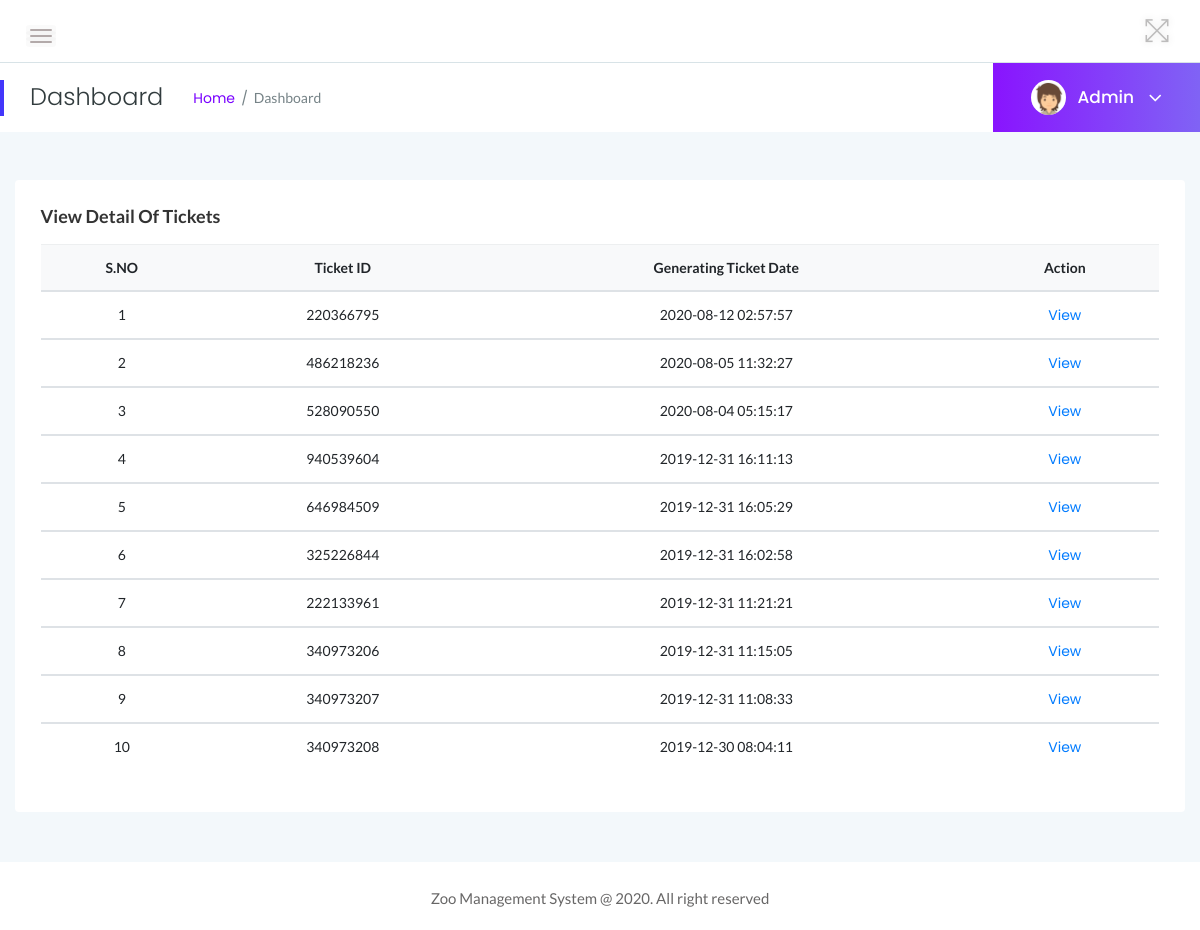
Screenshot of /zms/admin/manage-normal-ticket.php (signed in) with the database file from the repository.
### tables this page shows
CREATE TABLE `tblticindian` (
  `ID` int(10) NOT NULL,
  `TicketID` varchar(100) NOT NULL,
  `NoAdult` int(10) DEFAULT NULL,
  `NoChildren` int(10) DEFAULT NULL,
  `AdultUnitprice` varchar(50) DEFAULT NULL,
  `ChildUnitprice` varchar(50) DEFAULT NULL,
  `PostingDate` timestamp NULL DEFAULT current_timestamp()
);

### zms/admin/manage-normal-ticket.php (the view, shortened to what this page needs)
<?php
include('includes/dbconnection.php');
if (strlen($_SESSION['zmsaid']==0)) {
  header('location:logout.php');
  } else{
?>
<!doctype html>
<html class="no-js" lang="en">
<head>
    <link rel="stylesheet" href="assets/css/bootstrap.min.css">
    <link rel="stylesheet" href="assets/css/font-awesome.min.css">
    <link rel="stylesheet" href="assets/css/themify-icons.css">
    <link rel="stylesheet" href="assets/css/metisMenu.css">
    <link rel="stylesheet" href="assets/css/owl.carousel.min.css">
    <link rel="stylesheet" href="assets/css/slicknav.min.css">
    <link rel="stylesheet" href="https://www.amcharts.com/lib/3/plugins/export/export.css" type="text/css" media="all" />
    <link rel="stylesheet" type="text/css" href="https://cdn.datatables.net/1.10.19/css/jquery.dataTables.css">
    <link rel="stylesheet" type="text/css" href="https://cdn.datatables.net/1.10.18/css/dataTables.bootstrap4.min.css">
    <link rel="stylesheet" type="text/css" href="https://cdn.datatables.net/responsive/2.2.3/css/responsive.bootstrap.min.css">
    <link rel="stylesheet" type="text/css" href="https://cdn.datatables.net/responsive/2.2.3/css/responsive.jqueryui.min.css">
    <link rel="stylesheet" href="assets/css/typography.css">
    <link rel="stylesheet" href="assets/css/default-css.css">
    <link rel="stylesheet" href="assets/css/styles.css">
    <link rel="stylesheet" href="assets/css/responsive.css">
</head>
<body>
    <div class="page-container">
        <div class="main-content">
          <?php include_once('includes/header.php');?>
            <?php include_once('includes/pagetitle.php');?>
            <div class="main-content-inner">
                <div class="row">
                    <div class="col-12 mt-5">
                        <div class="card">
                            <div class="card-body">
                                <h4 class="header-title">View Detail of Tickets</h4>
                                <div class="data-tables">
                <table class="table text-center">
                                        <thead class="bg-light text-capitalize">
                                            <tr>
                                                <th>S.NO</th>
                                                <th>Ticket ID</th>
                                                <th>Generating Ticket Date</th>
                                                <th>Action</th>
                                            </tr>
                                        </thead>
                                        <?php
$ret=mysqli_query($con,"select * from tblticindian order by ID desc");
$cnt=1;
while ($row=mysqli_fetch_array($ret)) {
?>
                                        <tbody>
          <tr data-expanded="true">
            <td><?php echo $cnt;?></td>
                  <td><?php  echo $row['TicketID'];?></td>
                  <td><?php  echo $row['PostingDate'];?></td>
                  <td><a href="view-normal-ticket.php?viewid=<?php echo $row['ID'];?>">View</a>
                </tr>
                <?php
$cnt=$cnt+1;
}?>
 </tbody>
                                    </table>
                                </div>
                            </div>
                        </div>
                    </div>
                </div>
            </div>
        </div>
        <?php include_once('includes/footer.php');?>
    </div>
</body>
</html>
<?php }  ?>

### zms/admin/includes/pagetitle.php (shortened to what this page needs)
<?php
include('includes/dbconnection.php');
?>
<div class="page-title-area">
                <div class="row align-items-center">
                    <div class="col-sm-6">
                        <div class="breadcrumbs-area clearfix">
                            <h4 class="page-title pull-left">Dashboard</h4>
                            <ul class="breadcrumbs pull-left">
                                <li><a href="dashboard.php">Home</a></li>
                                <li><span>Dashboard</span></li>
                            </ul>
                        </div>
                    </div>
                    <div class="col-sm-6 clearfix">
                        <div class="user-profile pull-right">
                            <img class="avatar user-thumb" src="assets/images/author/avatar.png" alt="avatar">
                            <?php
$adid=$_SESSION['zmsaid'];
$ret=mysqli_query($con,"select AdminName from tbladmin where ID='$adid'");
$row=mysqli_fetch_array($ret);
$name=$row['AdminName'];
?>
                            <h4 class="user-name dropdown-toggle" data-toggle="dropdown"><?php echo $name; ?> <i class="fa fa-angle-down"></i></h4>
                        </div>
                    </div>
                </div>
            </div>

### zms/admin/assets/css/typography.css (style rules this page uses)
body { font-size: 14px; font-family: 'Lato', sans-serif; }
h1, h2, h3, h4, h5, h6 { margin: 0; font-family: 'Poppins', sans-serif; }
a, a:visited { text-decoration: none; transition: all 0.3s ease-in-out; -webkit-transition: all 0.3s ease-in-out; -moz-transition: all 0.3s ease-in-out; -o-transition: all 0.3s ease-in-out; outline: 0; font-family: 'Poppins', sans-serif; }
ul, ol { margin-bottom: 0px; margin-top: 0px; padding: 0; }
ul { margin: 0; list-style-type: none; }

### zms/admin/assets/css/default-css.css (style rules this page uses)
* { margin: 0; padding: 0; box-sizing: border-box; }
*, *:before, *:after { -moz-box-sizing: border-box; -webkit-box-sizing: border-box; box-sizing: border-box; }
html { -webkit-font-smoothing: antialiased; }
body { background: #fff; font-weight: normal; -webkit-font-smoothing: antialiased; -webkit-text-size-adjust: 100%; }
img { max-width: 100%; height: auto; }
:root { --primary-color: #4336FB; }

### zms/admin/assets/css/styles.css (style rules this page uses)
.page-container { width: 100%; height: 100%; min-height: 100vh; padding-left: 280px; -webkit-transition: padding-left 0.3s ease 0s; transition: padding-left 0.3s ease 0s; }
.card { border: none; border-radius: 4px; background-color: #fff; -webkit-transition: all 0.3s ease 0s; transition: all 0.3s ease 0s; }
.card-body { padding: 25.6px; padding: 1.6rem; }
.main-content { width: 100%; background: #F3F8FB; }
.main-content-inner { padding: 0 30px 50px; }
.page-title-area { padding: 0 30px; background: #fff; position: relative; }
.page-title-area:before { content: ''; position: absolute; left: 0; top: 50%; width: 4px; height: 36px; background: var(--primary-color); -webkit-transform: translateY(-50%); transform: translateY(-50%); }
.page-title { font-size: 24px; font-weight: 300; color: #313b3d; letter-spacing: 0; margin-right: 30px; }
ul.breadcrumbs { margin-top: 4px; }
.breadcrumbs li { display: inline-block; }
.breadcrumbs li a, .breadcrumbs li span { display: block; font-size: 14px; font-weight: 400; color: #7801ff; letter-spacing: 0; margin-right: 16px; position: relative; }
.breadcrumbs li a:before { content: '/'; color: #768387; position: absolute; right: -13px; top: 0; }
.breadcrumbs li span { margin-right: 0; color: #768387; text-transform: capitalize; }
.user-profile { margin-right: -30px; display: -webkit-box; display: -ms-flexbox; display: flex; -webkit-box-align: center; -ms-flex-align: center; align-items: center; -ms-flex-wrap: wrap; flex-wrap: wrap; background: -webkit-linear-gradient(left, #8914fe 0%, #8063f5 100%); background: linear-gradient(to right, #8914fe 0%, #8063f5 100%); padding: 17px 38px; position: relative; }
.user-profile img.avatar { height: 35px; width: 35px; border-radius: 50%; margin-right: 12px; }
.user-name { font-size: 17px; font-weight: 500; color: #fff; letter-spacing: 0; cursor: pointer; -webkit-user-select: none; -moz-user-select: none; -ms-user-select: none; user-select: none; }
.user-name i { margin-left: 10px; font-size: 21px; vertical-align: middle; position: relative; }
.notification-area .dropdown-toggle, .user-name.dropdown-toggle { position: relative; }
.notification-area .dropdown-toggle:after, .user-name.dropdown-toggle:after { display: none; }
.header-title { font-family: 'Lato', sans-serif; font-size: 18px; font-weight: 600; letter-spacing: 0; color: #333; text-transform: capitalize; margin-bottom: 17px; }
table tr th { border-bottom: none; }
table tr th, table tr td { border-top: 1px solid rgba(120, 130, 140, 0.13) !important; }

### zms/admin/assets/css/responsive.css (style rules this page uses)
@media (min-width: 1200px) and (max-width: 1364px) { .main-content-inner { padding: 0 15px 50px; } }
@media (min-width: 1200px) and (max-width: 1364px) { .page-container, .sbar_collapsed.page-container { padding-left: 0; } }

### rows the page displays
tblticindian: TicketID "220366795", PostingDate "2020-08-12 02:57:57"
tblticindian: TicketID "486218236", PostingDate "2020-08-05 11:32:27"
tblticindian: TicketID "528090550", PostingDate "2020-08-04 05:15:17"
tblticindian: TicketID "940539604", PostingDate "2019-12-31 16:11:13"
tblticindian: TicketID "646984509", PostingDate "2019-12-31 16:05:29"
tblticindian: TicketID "325226844", PostingDate "2019-12-31 16:02:58"
tblticindian: TicketID "222133961", PostingDate "2019-12-31 11:21:21"
tblticindian: TicketID "340973206", PostingDate "2019-12-31 11:15:05"
tblticindian: TicketID "340973207", PostingDate "2019-12-31 11:08:33"
tblticindian: TicketID "340973208", PostingDate "2019-12-30 08:04:11"

### other values shown
$name "Admin"
